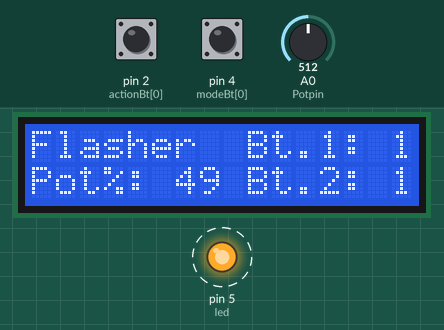
Recording of a sketch running on a simulated Arduino Uno, built with avr-gcc and run on an emulated ATmega328P. Parts: 16×2 character LCD, output pins drawn as LEDs (lit = HIGH). Dashed ring = blinking. The inputs (shaded band) are chosen by the test bench; at power-on: pin 4 (modeBt[0]) HIGH, A0 (Potpin) = 512, pin 2 (actionBt[0]) HIGH.

Above: at 1.3 s.
1.4 s: pin 4 (modeBt[0]) pulled LOW for 1 s
At 3.6 s:
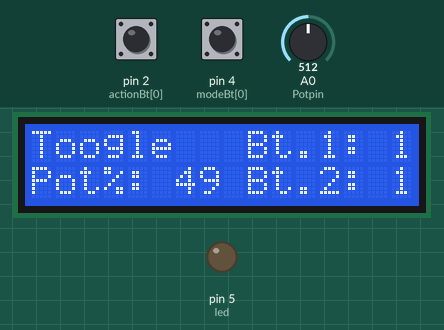
3.9 s: pin 4 (modeBt[0]) pulled LOW for 0.3 s
At 5.1 s:
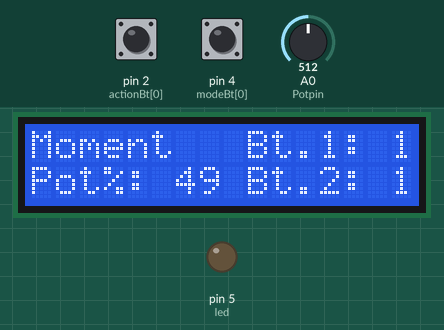
5.7 s: pin 4 (modeBt[0]) pulled LOW for 0.3 s
At 5.87 s:
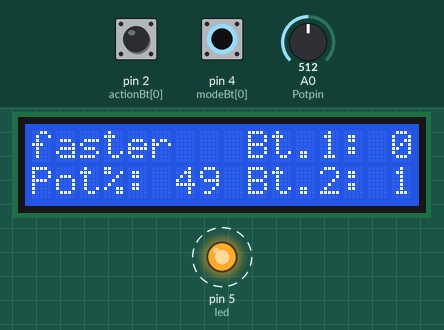
7.9 s: pin 4 (modeBt[0]) pulled LOW for 3.2 s
At 8.9 s:
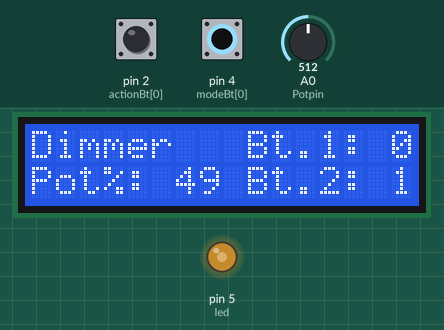
12.6 s: A0 (Potpin) set to 716
At 13.2 s:
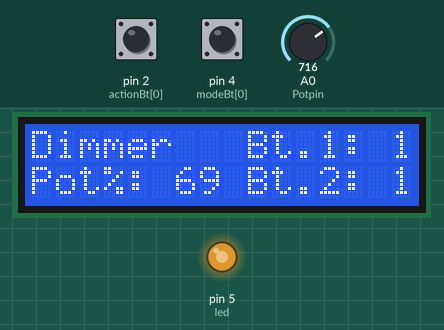
14.1 s: A0 (Potpin) set to 900
At 15.4 s:
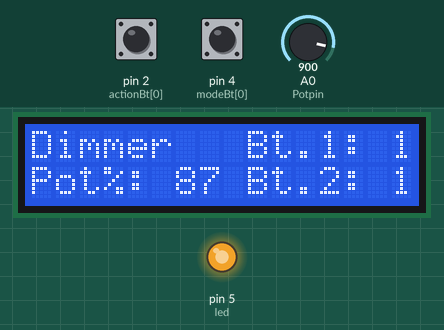
Timing chart, 0 to 16.6 s (numbered marks = the images above; inputs shaded):
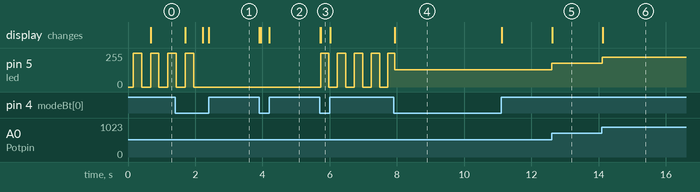

The sketch:

Multi-Blink-1.ino
```cpp
#include <LiquidCrystal.h>
#include <Wire.h>
#include <LiquidCrystal_I2C.h>

/*                  // don't use non-I2C Display
const int LCDEnable = 8;
const int LCDRS = 7;
*/

const int led = 5;             // LED output on PWM Pin
const int modeBt[2] = {4,0};           // Mode Change button on Pin 4, button # 0
const int actionBt[2] = {2,1};         // Action Button on pin 2, Button # 1
const int PushButton1 = 0; // push button indicator for debouncing
const int PushButton2 = 1; // Mode is button 1, action is button 2
const int Potpin =A0;

int Mode = 1;
int ModeChanged = 0;
int ActionState = 0;

unsigned long On_time = 150;        // Time to keep LED on for basicFlash, in ms
unsigned long Cycle_time = 500;     // Total time of basicFlash cycle - must be >= On_time

unsigned long previousMillis = 0;
unsigned long currentMillis = 0;

int PotRaw;
int PotPrev = -1;    // make initial value not a valid input, for comparing in FlashPWM

int debounce[2] = {0,0};  // counter for debouncing sub., buttons #
int debounce_thresh = 2;

String ModeName = "Flasher";    // set initial Mode Name

/*                  // don't use non-I2C Display
      // LiquidCrystal(rs, enable, d4, d5, d6, d7)
LiquidCrystal LCD(LCDRS, LCDEnable, 9, 10, 11, 12);
*/

LiquidCrystal_I2C LCD_I2C(0x27,16,2);  // set the lcd_I2C address to 0x27 for a 16 chars and 2 line display


// the setup routine runs once when you press reset:
void setup() {
    LCD_I2C.init();                      // initialize the lcd_I2C
    LCD_I2C.init();
    LCD_I2C.backlight();        // turn on backlight
//    LCD_I2C.print("Hello, world!");

    /*                  // don't use non-I2C Display
    LCD.begin(16,2);
    LCD.clear();
    */

  LCDLayout();    // setup static Display elements
//  LCDUpdate();    // Send initial Data to LCD

  // initialize the pins
  pinMode(led, OUTPUT);
  pinMode(modeBt[0], INPUT_PULLUP);
  pinMode(actionBt[0], INPUT_PULLUP);
  if(Cycle_time < On_time)        // If Cycle time is shorter than On_Time, make it = On_time
    Cycle_time = On_time;     // prevents errors in Basic_flash routine
}


void loop() {
  GetMode();
  LCDUpdate();    // Send Data to LCD

  switch (Mode)
  {
    case 1:                         // Flashing based on On_Time & Cycle Time
      Basic_Flash();
      //    ModeName = "";
          ModeName = "Flasher ";
      break;

    case 2:
      Toggle_Latch();
          ModeName = "Toogle  ";
      break;

    case 3:
      Toggle_Momentary();
          ModeName = "Moment";
      break;

    case 4:
      FlashNoDelay();
          ModeName = "faster";
      break;

    case 5:
      FlashPWM();
          ModeName = "Dimmer";
      break;

/*    case 6:

      break;
*/
    default:
      Mode = 1;
            ModeName = "";
          ModeName = "Flasher ";
      PotPrev = -1;
  }
}


void GetMode() {
  boolean ModeButtonPressed;               // This simulator doesn't like the line: boolean button = Debounce(modeBt);"
  ModeButtonPressed = Debounce(modeBt[0],modeBt[1]);      // works fine in Arduino IDE

  if((ModeButtonPressed == true) && (ModeChanged == 0))   // if Button debouncing (on rising edge) is finished
  {
    ModeChanged++;        //  Set mode changed flag
    Mode++;           //  increment Mode
  }
  else if((ModeButtonPressed == true) && (ModeChanged == 1))   // If button STILL being pressed
  { // Do nothing
  }
  else
    ModeChanged = 0;           // Ensure 'mode changed' Flag is clear

}

void Basic_Flash()
{
/*  PotRaw = analogRead(Potpin);
  if(PotRaw != 0)
  {
    On_time = map(PotRaw,0,1022,0,Cycle_time);  //Make On_time proportional to pot position
  }
  else On_time = Cycle_time / 2;
*/
  PotCycle();

  digitalWrite(led, HIGH);   // turn the LED on
  delay(On_time);               // wait for 'On_time'
  digitalWrite(led, LOW);    // turn the LED off
  delay(Cycle_time - On_time);  // finsh cycle
}


void Toggle_Latch()
{
  boolean ActionButtonPressed;               // The simulator doesn't like the line: "boolean button = Debounce(modeBt, etc);"
  ActionButtonPressed = Debounce(actionBt[0],actionBt[1]);  // works fine in Arduino IDE

  if((ActionButtonPressed == true) && (ActionState == 0)) // Action button being pressed
  { // and no change (action) has happened yet)
    digitalWrite(led,!digitalRead(led));  // Toggle LED State
    ActionState = 1;            // Flag an Action has happened, for this button push
  }
  else if(ActionButtonPressed == false)
  {
    ActionState = 0;
  }
}


void Toggle_Momentary()
{
  boolean ActionButtonPressed;               // The simulator doesn't like the line: "boolean button = Debounce(modeBt, etc);"
  ActionButtonPressed = Debounce(actionBt[0],actionBt[1]);  // seems to works fine in Arduino IDE

  if(ActionButtonPressed == true)
  {
    digitalWrite(led,HIGH);
  }
  else
  {
    digitalWrite(led,LOW);
  }
}


void FlashNoDelay()
{
  PotCycle();

  currentMillis = millis();
  int led_state = digitalRead(led);

  if ((currentMillis - previousMillis >= On_time) && (led_state == HIGH))
  {
    // save the last time you blinked the LED
    previousMillis = currentMillis;

    digitalWrite(led,!led_state); // if the LED is off turn it on and vice-versa
  }
  else if((currentMillis - previousMillis >= (Cycle_time - On_time)) && (led_state == LOW))
    //else if((currentMillis - previousMillis >= (Off_time)) && (led_state == LOW))
  {
    // save the last time you blinked the LED
    previousMillis = currentMillis;

    digitalWrite(led,!led_state); // if the LED is off turn it on and vice-versa
  }
}


void FlashPWM()
{
  PotRaw = analogRead(Potpin);
  if(PotRaw != PotPrev)
  {
    analogWrite(led,PotRaw / 4);
    PotPrev = PotRaw;
  }
}


boolean Debounce(int button, int button_Num){
  boolean _debounced = false;

  if (digitalRead(button) == !1)          // Active low due to internal pull-up
  {
    debounce[button_Num]++;                   // increment debounce counter
  }
  else
  { // If button NOT being Pressed
    debounce[button_Num] = 0;       // Reset Debounce counter
  }

  if(debounce[button_Num] >= debounce_thresh)
  {
    debounce[button_Num] = debounce_thresh;   // Ensure counter never overflows, for a LOOONG press
    _debounced = true;
  }

  return _debounced;

}

void PotCycle(){
  PotRaw = analogRead(Potpin);
  if(PotRaw != 0)
  {
    On_time = map(PotRaw,0,1022,0,Cycle_time);  //Make On_time proportional to pot position
  }
  else On_time = Cycle_time / 2;
  }

void LCDLayout()
{
/*                  // don't use non-I2C Display
  LCD.setCursor(0,1);       // move cursor to first position (0) of the Bottom (1) Line
  LCD.print("Pot%:");
  LCD.setCursor(9,0);
  LCD.print("Bt.1:");
  LCD.setCursor(9,1);
  LCD.print("Bt.2:");
*/
  LCD_I2C.setCursor(0,1);       // move cursor to first position (0) of the Bottom (1) Line
  LCD_I2C.print("Pot%:");
  LCD_I2C.setCursor(9,0);
  LCD_I2C.print("Bt.1:");
  LCD_I2C.setCursor(9,1);
  LCD_I2C.print("Bt.2:");
}

void LCDUpdate()
{
  /*                  // don't use non-I2C Display
  LCD.setCursor(0,0);
  LCD.print(ModeName);
  LCD.setCursor(15,0);
  LCD.print(digitalRead(modeBt[0]));
  LCD.setCursor(15,1);
  LCD.print(digitalRead(actionBt[0]));
  LCD.setCursor(5,1);
  LCD.print(map(PotRaw,0,1022,0,100));
  */

  LCD_I2C.setCursor(0,0);
  LCD_I2C.print(ModeName);
  LCD_I2C.setCursor(15,0);
  LCD_I2C.print(digitalRead(modeBt[0]));
  LCD_I2C.setCursor(15,1);
  LCD_I2C.print(digitalRead(actionBt[0]));
  LCD_I2C.setCursor(6,1);
  LCD_I2C.print(map(PotRaw,0,1022,0,99));
}
```

Measured:
- after the input at 1.4 s, pin 5 (led): goes on until 2.0 s, then stays 0/255; the display: first changes after 0.30 s (image 1 shows a later state)
- after the input at 3.9 s, the display: first changes at once (image 2 shows a later state)
- after the input at 5.7 s, pin 5 (led): alternates 255/255 for 0.25 s and 0/255 for 0.25 s, starting at once; the display: first changes at once (image 3 shows a later state)
- after the input at 7.9 s, the display: changes at once (image 4)
- after the input at 12.6 s, pin 5 (led): 128/255 → 179/255 at once; the display: changes at once (image 5)
- after the input at 14.1 s, pin 5 (led): 179/255 → 225/255 at once; the display: changes at once (image 6)
- by itself, pin 5 (led): alternates 255/255 for 0.25 s and 0/255 for 0.27 s
